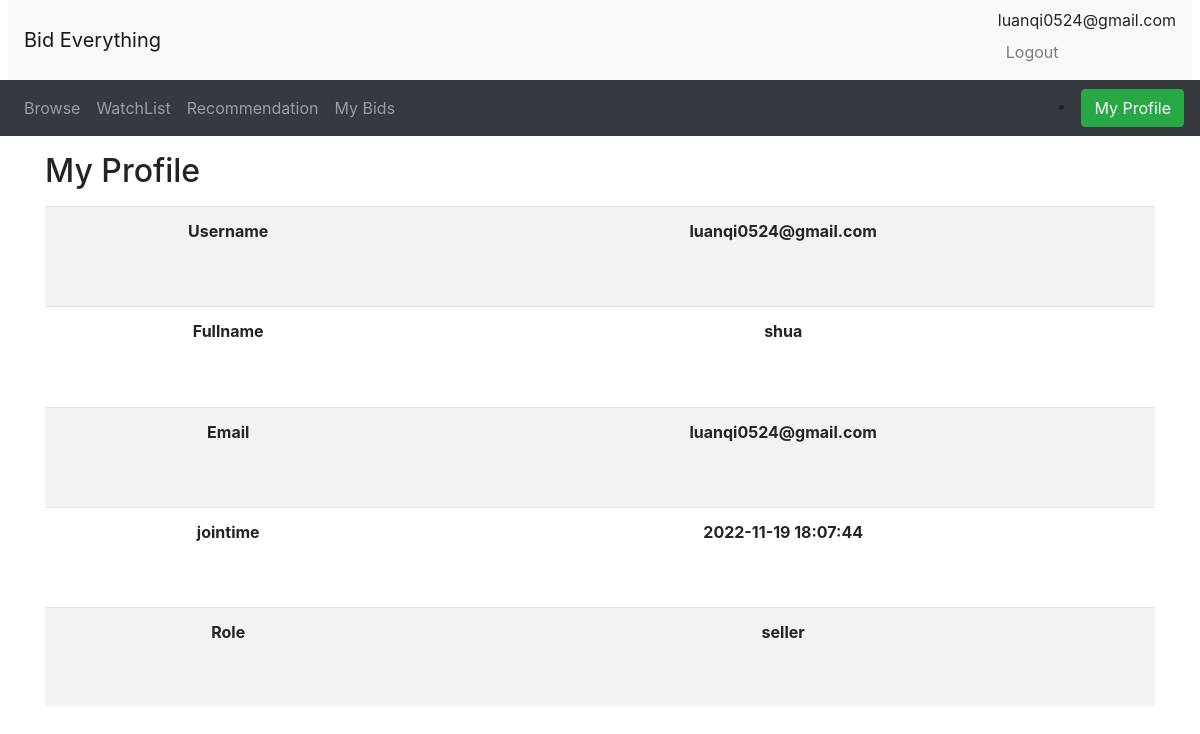
/myprofile.php (signed in), run on the app's committed database.
### tables this page shows
CREATE TABLE IF NOT EXISTS `userinfo` (
  `userid` int(11) NOT NULL AUTO_INCREMENT,
  `username` varchar(30) NOT NULL,
  `password` varchar(128) NOT NULL,
  `fullname` varchar(30) DEFAULT NULL,
  `email` varchar(50) DEFAULT NULL,
  `jointime` datetime DEFAULT NULL,
  `role` int(11) DEFAULT NULL,
  PRIMARY KEY (`userid`),
  UNIQUE KEY `username` (`username`)
);

### myprofile.php (the view, shortened to what this page needs)
<?php
include_once("header1.php");
include('database.php');
?>
<div class="container">
<h2 class="my-3">My Profile</h2>
<table class="table table-striped" style='text-align:center' height=500px>
<?php
    $userId =  $_SESSION['UserId'];
    $sqlhistory = "SELECT userid, username, password, fullname, email, jointime, role FROM userinfo where userid = $userId ";
    $resulthistory = mysqli_query($conn, $sqlhistory);
    if($userId == null || $userId == ' ')
    {
      echo('<div class="text-center">Please Login!</div>');
      header("refresh:5;url=login.php");
    }
    else{
        while($row = mysqli_fetch_assoc($resulthistory))
        {
        $username = $row['username'];
        $fullname = $row['fullname'];
        $email = $row['email'];
        $jointime = $row['jointime'];
        $role=$row['role'];
        }
    }
?>
    <tr>
      <th>Username</th>
      <th><?php if($username=="root"|| $username==null){echo "";}
      else{echo $username;}
      ?></th>
    </tr>
    <tr>
      <th>Fullname</th>
      <th><?php echo $fullname?></th>
    </tr>
    <tr>
      <th>Email</th>
      <th><?php echo $email?></th>
    </tr>
    <tr>
      <th>jointime</th>
      <th><?php echo $jointime?></th>
    </tr>
    <tr>
      <th>Role</th>
      <th><?php if($role==1){echo "buyer";}
      else if($role==2){echo "seller";}
      else{echo "";}
      ?></th>
    </tr>
  </table>

### data on the page
userinfo: username "luanqi0524@gmail.com", fullname "shua", email "luanqi0524@gmail.com", jointime "2022-11-19 18:07:44"

### other printed values
$email "luanqi0524@gmail.com"
